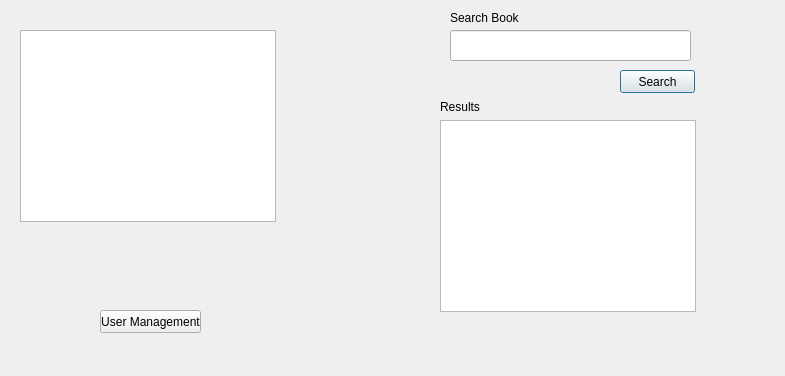
<?xml version="1.0" encoding="UTF-8"?>
<ui version="4.0">
 <class>assistantWindow</class>
 <widget class="QDialog" name="assistantWindow">
  <property name="geometry">
   <rect>
    <x>0</x>
    <y>0</y>
    <width>785</width>
    <height>376</height>
   </rect>
  </property>
  <property name="windowTitle">
   <string>Dialog</string>
  </property>
  <widget class="QTableWidget" name="tableWidget">
   <property name="geometry">
    <rect>
     <x>20</x>
     <y>30</y>
     <width>256</width>
     <height>192</height>
    </rect>
   </property>
  </widget>
  <widget class="QLineEdit" name="lineEdit">
   <property name="geometry">
    <rect>
     <x>450</x>
     <y>30</y>
     <width>241</width>
     <height>31</height>
    </rect>
   </property>
  </widget>
  <widget class="QPushButton" name="pushButton">
   <property name="geometry">
    <rect>
     <x>620</x>
     <y>70</y>
     <width>75</width>
     <height>23</height>
    </rect>
   </property>
   <property name="text">
    <string>Search</string>
   </property>
  </widget>
  <widget class="QLabel" name="label">
   <property name="geometry">
    <rect>
     <x>450</x>
     <y>10</y>
     <width>71</width>
     <height>16</height>
    </rect>
   </property>
   <property name="text">
    <string>Search Book</string>
   </property>
  </widget>
  <widget class="QTableWidget" name="tableWidget_2">
   <property name="geometry">
    <rect>
     <x>440</x>
     <y>120</y>
     <width>256</width>
     <height>192</height>
    </rect>
   </property>
  </widget>
  <widget class="QLabel" name="label_2">
   <property name="geometry">
    <rect>
     <x>440</x>
     <y>100</y>
     <width>47</width>
     <height>13</height>
    </rect>
   </property>
   <property name="text">
    <string>Results</string>
   </property>
  </widget>
  <widget class="QPushButton" name="pushButton_2">
   <property name="geometry">
    <rect>
     <x>100</x>
     <y>310</y>
     <width>101</width>
     <height>23</height>
    </rect>
   </property>
   <property name="text">
    <string>User Management</string>
   </property>
  </widget>
 </widget>
 <resources/>
 <connections/>
</ui>
